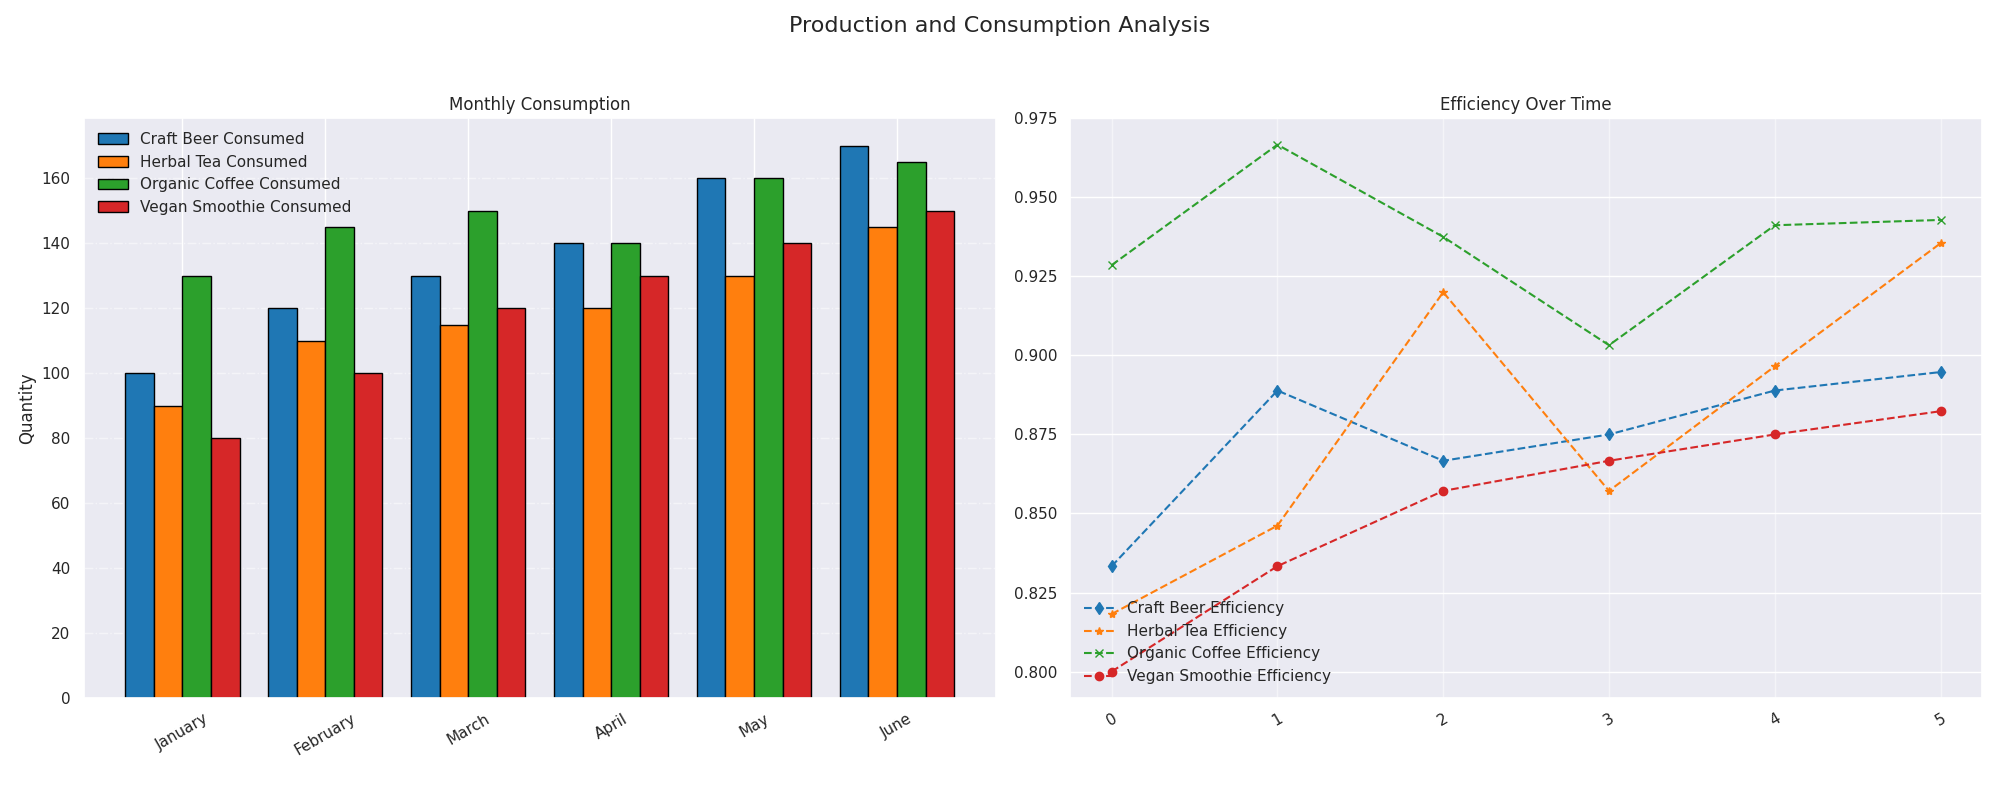

Write the Python code that produced this figure.
import matplotlib.pyplot as plt
import numpy as np

months = ["January", "February", "March", "April", "May", "June"]

craft_beer_production = [120, 135, 150, 160, 180, 190]
herbal_tea_production = [110, 130, 125, 140, 145, 155]
organic_coffee_production = [140, 150, 160, 155, 170, 175]
vegan_smoothie_production = [100, 120, 140, 150, 160, 170]

craft_beer_consumption = [100, 120, 130, 140, 160, 170]
herbal_tea_consumption = [90, 110, 115, 120, 130, 145]
organic_coffee_consumption = [130, 145, 150, 140, 160, 165]
vegan_smoothie_consumption = [80, 100, 120, 130, 140, 150]

fig, (ax1, ax2) = plt.subplots(1, 2, figsize=(20, 8))
bar_width = 0.2
bar_positions = np.arange(len(months))

ax1.bar(bar_positions, craft_beer_consumption, bar_width, label='Craft Beer Consumed', color='#1f77b4', edgecolor='black')
ax1.bar(bar_positions + bar_width, herbal_tea_consumption, bar_width, label='Herbal Tea Consumed', color='#ff7f0e', edgecolor='black')
ax1.bar(bar_positions + 2*bar_width, organic_coffee_consumption, bar_width, label='Organic Coffee Consumed', color='#2ca02c', edgecolor='black')
ax1.bar(bar_positions + 3*bar_width, vegan_smoothie_consumption, bar_width, label='Vegan Smoothie Consumed', color='#d62728', edgecolor='black')

ax1.set_xticks(bar_positions + 1.5*bar_width)
ax1.set_xticklabels(months)
ax1.grid(axis='y', linestyle='-.', alpha=0.5)
ax1.tick_params(axis='x', rotation=30)

craft_beer_efficiency = np.array(craft_beer_consumption) / np.array(craft_beer_production)
herbal_tea_efficiency = np.array(herbal_tea_consumption) / np.array(herbal_tea_production)
organic_coffee_efficiency = np.array(organic_coffee_consumption) / np.array(organic_coffee_production)
vegan_smoothie_efficiency = np.array(vegan_smoothie_consumption) / np.array(vegan_smoothie_production)

ax2.plot(craft_beer_efficiency, marker='d', label='Craft Beer Efficiency', color='#1f77b4', linestyle='--')
ax2.plot(herbal_tea_efficiency, marker='*', label='Herbal Tea Efficiency', color='#ff7f0e', linestyle='--')
ax2.plot(organic_coffee_efficiency, marker='x', label='Organic Coffee Efficiency', color='#2ca02c', linestyle='--')
ax2.plot(vegan_smoothie_efficiency, marker='o', label='Vegan Smoothie Efficiency', color='#d62728', linestyle='--')

ax2.grid(axis='x', linestyle='-', alpha=0.5)
ax2.tick_params(axis='x', rotation=30)

fig.suptitle("Production and Consumption Analysis", fontsize=16)
ax1.set_title("Monthly Consumption")
ax1.set_ylabel("Quantity")
ax2.set_title("Efficiency Over Time")

ax1.legend(loc='upper left', frameon=False)
ax2.legend(loc='lower left', frameon=False)

plt.tight_layout(rect=[0, 0.03, 1, 0.95])

plt.show()
